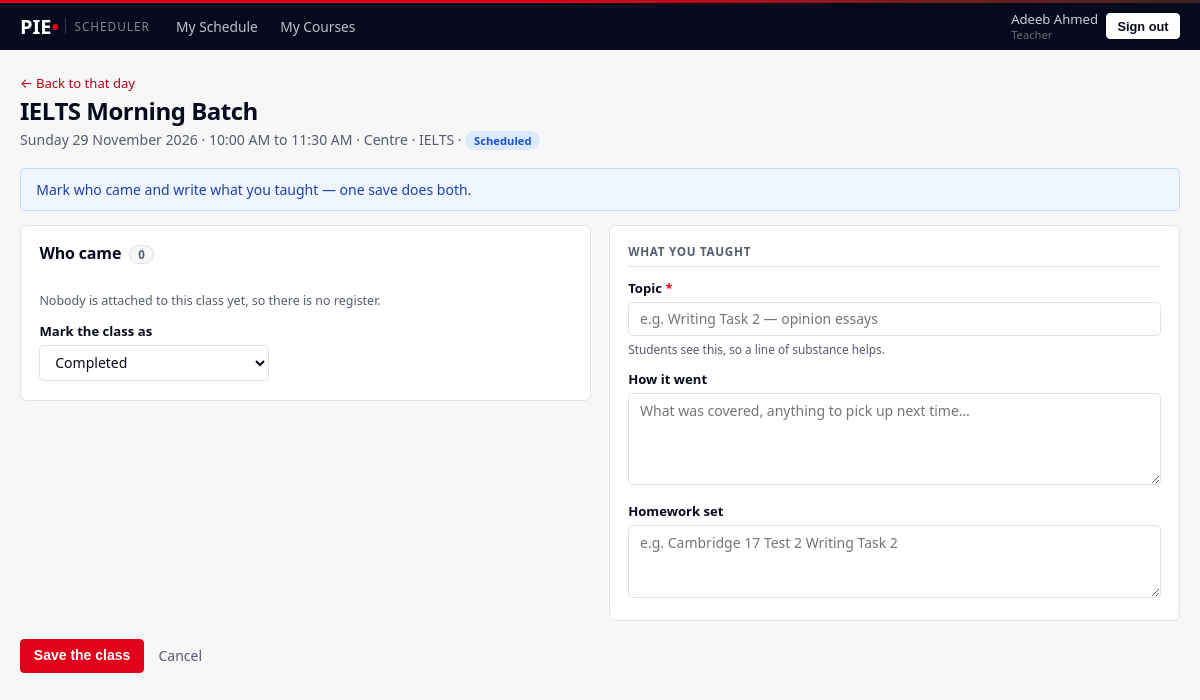
The app's page /teacher/class/11 (signed in), older data.
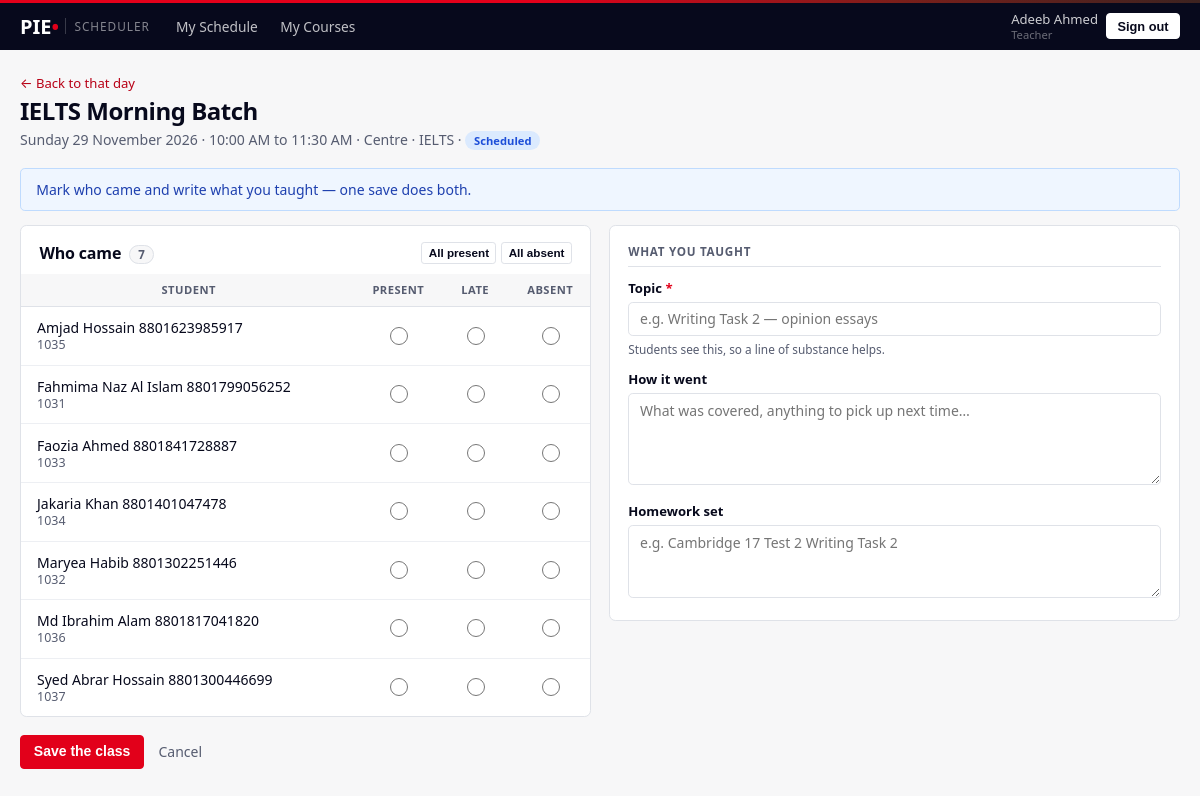
The same page, newer data.
### models.py (models this page shows, shortened)
class User(UserMixin, db.Model):
    __tablename__ = "user"
    id           = db.Column(db.Integer, primary_key=True)
    username     = db.Column(db.String(64), unique=True, nullable=False, index=True)
    password_hash= db.Column(db.String(255), nullable=False)
    full_name    = db.Column(db.String(120), nullable=False)
    role         = db.Column(db.String(16), nullable=False, index=True)
    status       = db.Column(db.String(16), default="ACTIVE", nullable=False, index=True)
    phone        = db.Column(db.String(32))
    email        = db.Column(db.String(120))
    branch       = db.Column(db.String(32), index=True)
    subjects     = db.Column(db.String(255))          # teachers only
    max_daily_hours = db.Column(db.Float, default=8.0)# teachers only
    days_off     = db.Column(db.String(32))           # teachers: "0,3" = Mon,Thu
    work_hours   = db.Column(db.String(255))          # "0=10:00-20:00;1=14:00-20:00"
    initial_password = db.Column(db.String(64))
    created_at   = db.Column(db.DateTime, default=datetime.utcnow)
    @property
    def is_active(self):
        return self.status == "ACTIVE"
    @property
    def is_admin(self):
        return self.role == "ADMIN"
    @property
    def is_teacher(self):
        return self.role == "TEACHER"
    @property
    def is_viewer(self):
        return self.role == "STUDENT_VIEWER"

class ClassSchedule(db.Model):
    __tablename__ = "class_schedule"
    id           = db.Column(db.Integer, primary_key=True)
    date         = db.Column(db.Date, nullable=False, index=True)
    start_time   = db.Column(db.Time, nullable=False)
    end_time     = db.Column(db.Time, nullable=False)
    duration_mins= db.Column(db.Integer, nullable=False)
    task         = db.Column(db.String(200))
    class_type   = db.Column(db.String(20), nullable=False, default="1-on-1")
    venue        = db.Column(db.String(80), default="Centre")
    room         = db.Column(db.String(100))          # typed per date by admin
    teacher_id   = db.Column(db.Integer, db.ForeignKey("user.id"), nullable=False, index=True)
    course_id    = db.Column(db.Integer, db.ForeignKey("course.id"), nullable=True)
    student_id   = db.Column(db.Integer, db.ForeignKey("user.id"), nullable=True, index=True)
    status       = db.Column(db.String(30), default="Scheduled", index=True)
    notes        = db.Column(db.Text)
    group_id     = db.Column(db.Integer, db.ForeignKey("class_group.id"), index=True)
    slot_id      = db.Column(db.Integer, db.ForeignKey("class_slot.id"))
    created_by   = db.Column(db.Integer, db.ForeignKey("user.id"))
    created_at   = db.Column(db.DateTime, default=datetime.utcnow)
    teacher = db.relationship("User", foreign_keys=[teacher_id],
                              backref=db.backref("teacher_schedules", cascade="all, delete-orphan"))
    student = db.relationship("User", foreign_keys=[student_id],
                              backref=db.backref("student_schedules", lazy="dynamic"))
    course  = db.relationship("Course", backref=db.backref("schedules", cascade="all, delete-orphan"))
    att_records = db.relationship("ScheduleAttendance", backref="schedule",
                                  cascade="all, delete-orphan")
    @property
    def start_str(self):
        return self.start_time.strftime("%I:%M %p")
    @property
    def end_str(self):
        return self.end_time.strftime("%I:%M %p")

class Course(db.Model):
    __tablename__ = "course"
    id           = db.Column(db.Integer, primary_key=True)
    course_code  = db.Column(db.String(32), unique=True, nullable=False)
    course_name  = db.Column(db.String(160), nullable=False)
    description  = db.Column(db.Text)          # what the course is, in prose
    mnemonic       = db.Column(db.String(40))    # e.g. 03 IFY MDH
    awarding_body  = db.Column(db.String(120))   # e.g. INTO Qualifications
    level          = db.Column(db.String(80))    # e.g. RQF Level 3
    credits        = db.Column(db.Integer)
    learning_hours = db.Column(db.Integer)
    assessment     = db.Column(db.Text)          # one line per component
    outcomes       = db.Column(db.Text)          # one line per outcome
    branch       = db.Column(db.String(32))
    is_archived  = db.Column(db.Boolean, default=False, nullable=False)
    created_at   = db.Column(db.DateTime, default=datetime.utcnow)

### views_teacher.py (the view, shortened to what this page needs)
@bp.route("/teacher/class/<int:cid>", methods=["GET", "POST"])
@login_required
@teacher_only
def class_record(cid):
    cls = db.session.get(ClassSchedule, cid)
    if not cls:
        abort(404)
    if not current_user.is_admin and cls.teacher_id != current_user.id:
        abort(403)
    if cls.group:
        students = [m.student for m in cls.group.members if m.student]
    elif cls.student:
        students = [cls.student]
    elif cls.course_id:
        students = _my_students(cls.course_id)
    else:
        students = []
    students.sort(key=lambda s: s.full_name)
    existing = {a.student_id: a for a in
                ScheduleAttendance.query.filter_by(schedule_id=cid).all()}
    log = (LessonLog.query.filter_by(course_id=cls.course_id,
                                     class_date=cls.date).first()
           if cls.course_id else None)
    return render_template("teacher/class_record.html",
                           cls=cls, students=students,
                           existing=existing, log=log)

### helpers.py (called while the page is built, shortened)
def role_required(*roles):
    def decorator(f):
        @wraps(f)
        def inner(*args, **kwargs):
            if not current_user.is_authenticated:
                return redirect(url_for("login"))
            if current_user.role not in roles:
                abort(403)
            return f(*args, **kwargs)
        return inner
    return decorator

def read_only_guard():
    if not current_user.is_authenticated:
        return None
    if current_user.role != "STUDENT_VIEWER":
        return None

### templates/teacher/class_record.html (shortened to what this page needs)
{% extends "base.html" %}
{% import "partials/macros.html" as m %}
{% block content %}
<div class="page-head">
  <div>
    <p class="ph-back"><a href="{{ url_for('teacher.my_schedule', view='day',
       date=cls.date.isoformat()) }}">&larr; Back to that day</a></p>
    <h1 class="page-title">{{ cls.task or 'Class' }}</h1>
    <p class="page-sub">
      {{ cls.date.strftime('%A %d %B %Y') }} &middot;
      {{ cls.start_str }} to {{ cls.end_str }} &middot;
      {{ cls.venue }}
      {% if cls.course %} &middot; {{ cls.course.course_code }}{% endif %}
      &middot; {{ m.pill_sched(cls.status) }}
    </p>
  </div>
</div>
<div class="alert alert-info">
  <div>Mark who came and write what you taught — one save does both.</div>
</div>
<form method="post" class="warn-unsaved">
<div class="rec-split">
  <div class="panel p-0">
    <div class="panel-head" style="padding:1rem 1.15rem .6rem">
      <h2 class="panel-title" style="margin:0">
        Who came <span class="count-pill">{{ students|length }}</span></h2>
      {% if students %}
      <div style="display:flex;gap:.3rem">
        <button type="button" class="btn btn-xs btn-outline" data-all="Present">All present</button>
        <button type="button" class="btn btn-xs btn-outline" data-all="Absent">All absent</button>
      </div>
      {% endif %}
    </div>
    {% if students %}
    <div class="table-responsive">
      <table class="list-table register">
        <thead><tr><th>Student</th>
          <th style="text-align:center;width:80px">Present</th>
          <th style="text-align:center;width:70px">Late</th>
          <th style="text-align:center;width:80px">Absent</th></tr></thead>
        <tbody>
        {% for s in students %}
          {% set cur = existing.get(s.id) %}
          <tr>
            <td><div class="td-name">{{ s.full_name }}</div>
                <div class="sub mono">{{ s.username }}</div></td>
            {% for st in ['Present','Late','Absent'] %}
            <td style="text-align:center">
              <input type="radio" name="status_{{ s.id }}" value="{{ st }}"
                     class="att-radio"
                     {{ 'checked' if cur and cur.status == st }}
                     style="width:18px;height:18px;cursor:pointer">
            </td>
            {% endfor %}
          </tr>
        {% endfor %}
        </tbody>
      </table>
    </div>
    {% else %}
    <div style="padding:1.2rem 1.15rem">
      <p class="sub" style="margin:0 0 .8rem">
        Nobody is attached to this class yet, so there is no register.
      </p>
      <label class="form-label">Mark the class as</label>
      <select class="form-select" name="class_status" style="max-width:230px">
        {% for s in ['Completed','Cancelled','Teacher Absent'] %}
          <option {{ 'selected' if cls.status == s }}>{{ s }}</option>{% endfor %}
      </select>
    </div>
    {% endif %}
  </div>
  <div class="panel">
    <h3 class="form-section-title">What you taught</h3>
    <div style="margin-bottom:.85rem">
      <label class="form-label">Topic <span class="req">*</span></label>
      <input class="form-control" name="topic_taught"
             value="{{ log.topic_taught if log else '' }}"
             placeholder="e.g. Writing Task 2 — opinion essays"
             {{ 'disabled' if not cls.course_id }}>
      <div class="form-hint">Students see this, so a line of substance helps.</div>
    </div>
    <div style="margin-bottom:.85rem">
      <label class="form-label">How it went</label>
      <textarea class="form-control" name="summary_notes" rows="4"
        placeholder="What was covered, anything to pick up next time…"
        {{ 'disabled' if not cls.course_id }}>{{ log.summary_notes if log else '' }}</textarea>
    </div>
    <div>
      <label class="form-label">Homework set</label>
      <textarea class="form-control" name="homework" rows="3"
        placeholder="e.g. Cambridge 17 Test 2 Writing Task 2"
        {{ 'disabled' if not cls.course_id }}>{{ log.homework if log else '' }}</textarea>
    </div>
  </div>
</div>
<div style="display:flex;gap:.5rem;margin-top:1.1rem">
  <button class="btn btn-primary">Save the class</button>
  <a class="btn btn-link" href="{{ url_for('teacher.my_schedule', view='day',
     date=cls.date.isoformat()) }}">Cancel</a>
</div>
</form>
{% endblock %}

### templates/base.html (shortened to what this page needs)
<!DOCTYPE html>
<html lang="en">
<head>
<link rel="stylesheet" href="{{ url_for('static', filename='css/style.css') }}">
</head>
<body>
{% if current_user.is_authenticated %}
<header class="app-bar">
  <div class="bar-inner">
    <a class="wordmark" href="{{ url_for('dashboard') }}">
      PIE<span class="wm-pie"> &bull;</span>
      <span class="wm-app">Scheduler</span>
    </a>
    <nav class="main-nav">
      {% if current_user.is_admin %}
        <a class="nav-link {{ 'active' if request.endpoint == 'admin.overview' }}"
           href="{{ url_for('admin.overview') }}">Dashboard</a>
        <div class="nav-drop">
          <button type="button" class="nav-link nav-drop-btn
            {{ 'active' if request.endpoint and ('student' in request.endpoint
               or 'teacher' in request.endpoint or 'batch' in request.endpoint) }}">
            People <span class="caret">&#9662;</span>
          </button>
          <div class="nav-menu">
            <a href="{{ url_for('admin.students') }}">Students</a>
            <a href="{{ url_for('admin.teachers') }}">Teachers</a>
            <a href="{{ url_for('admin.terms') }}">Terms</a>
            <a href="{{ url_for('admin.activity') }}">Activity</a>
            <a href="{{ url_for('admin.backup') }}">Download backup</a>
          </div>
        </div>
        <div class="nav-drop">
          <button type="button" class="nav-link nav-drop-btn
            {{ 'active' if request.endpoint and ('course' in request.endpoint
               or 'class' in request.endpoint or 'schedule' in request.endpoint
               or request.endpoint == 'admin.calendar') }}">
            Classes <span class="caret">&#9662;</span>
          </button>
          <div class="nav-menu">
            <a href="{{ url_for('admin.daily') }}">Daily routine &amp; rooms</a>
            <a href="{{ url_for('admin.workload') }}">Teacher load &amp; free time</a>
            <a href="{{ url_for('admin.calendar', view='day') }}">Today's timetable</a>
            <a href="{{ url_for('admin.calendar', view='week') }}">Week view</a>
            <a href="{{ url_for('admin.classes') }}">All classes</a>
            <a href="{{ url_for('admin.class_new') }}">Set up a class</a>
            <a href="{{ url_for('admin.courses') }}">Subjects</a>
            <a href="{{ url_for('admin.clashes') }}">Conflicts</a>
            <a href="{{ url_for('admin.data_check') }}">Data check</a>
          </div>
        </div>
        <a class="nav-link {{ 'active' if request.endpoint and 'routines' in request.endpoint }}"
           href="{{ url_for('admin.routines') }}">Routines</a>
        <a class="nav-link {{ 'active' if request.endpoint == 'admin.reports' }}"
           href="{{ url_for('admin.reports') }}">Reports</a>
        <a class="nav-link {{ 'active' if request.endpoint == 'admin.notices' }}"
           href="{{ url_for('admin.notices') }}">Notices</a>
      {% elif current_user.is_viewer %}
        <a class="nav-link {{ 'active' if 'viewer' in (request.endpoint or '') }}"
           href="{{ url_for('viewer.search') }}">Student Records</a>
      {% elif current_user.is_teacher %}
        <a class="nav-link {{ 'active' if request.endpoint == 'teacher.my_schedule' }}"
           href="{{ url_for('teacher.my_schedule') }}">My Schedule</a>
        <a class="nav-link {{ 'active' if request.endpoint in ('teacher.my_courses','teacher.course') }}"
           href="{{ url_for('teacher.my_courses') }}">My Courses</a>
      {% elif current_user.is_student %}
        <a class="nav-link {{ 'active' if request.endpoint == 'student.dashboard' }}"
           href="{{ url_for('student.dashboard') }}">My Learning</a>
      {% endif %}
    </nav>
    <div class="bar-user">
      <span class="who">{{ current_user.full_name }}<em>{{ current_user.role|title }}</em></span>
      <a href="{{ url_for('logout') }}">
        <button class="btn-signout">Sign out</button>
      </a>
    </div>
  </div>
</header>
{% endif %}
<div class="page">
  {% block content %}{% endblock %}
</div>
</body>
</html>

### templates/partials/macros.html (shortened to what this page needs)
{% macro pill_sched(status) %}
{% if status == 'Scheduled' %}<span class="pill pill-blue">Scheduled</span>
{% elif status == 'Completed' %}<span class="pill pill-green">Completed</span>
{% elif status == 'Cancelled' %}<span class="pill pill-gray">Cancelled</span>
{% elif status == 'Student Absent' %}<span class="pill pill-amber">Student Absent</span>
{% elif status == 'Teacher Absent' %}<span class="pill pill-red">Teacher Absent</span>
{% else %}<span class="pill pill-gray">{{ status }}</span>
{% endif %}
{% endmacro %}

### templates/teacher/class_record.html (style rules this page uses)
.rec-split { display:grid;grid-template-columns:1fr 1fr;gap:1.1rem;align-items:start }

Row changes from the older to the newer data that the page shows:
added User: full_name "Amjad Hossain 8801623985917", username "1035"
added User: full_name "Fahmima Naz Al Islam 8801799056252", username "1031"
added User: full_name "Faozia Ahmed 8801841728887", username "1033"
added User: full_name "Jakaria Khan 8801401047478", username "1034"
added User: full_name "Maryea Habib 8801302251446", username "1032"
added User: full_name "Md Ibrahim Alam 8801817041820", username "1036"
added User: full_name "Syed Abrar Hossain 8801300446699", username "1037"
Text that changed along with them:
{{ students|length }}: "0" → "7"
form field class_status: "Completed" → (not shown)
text no longer shown: "Nobody is attached to this class yet, so there is no register. Mark the class as"
text now shown: "All present All absent STUDENT PRESENT LATE ABSENT"
